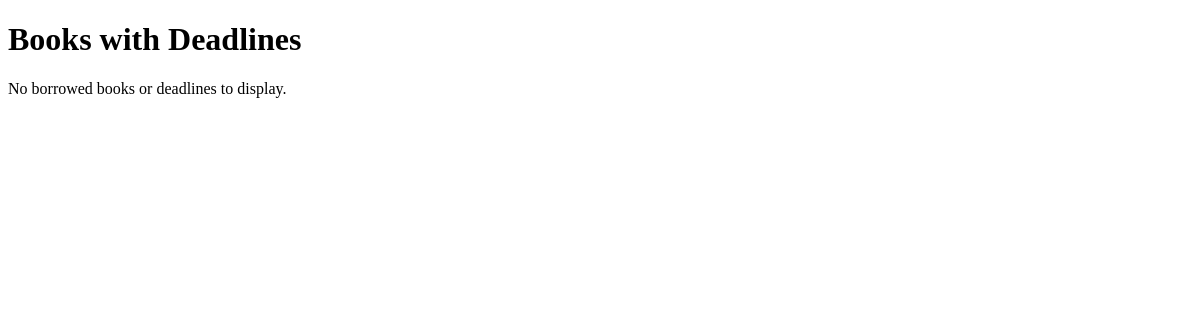
The page /books/deadlines (signed in) on the database as committed earlier.
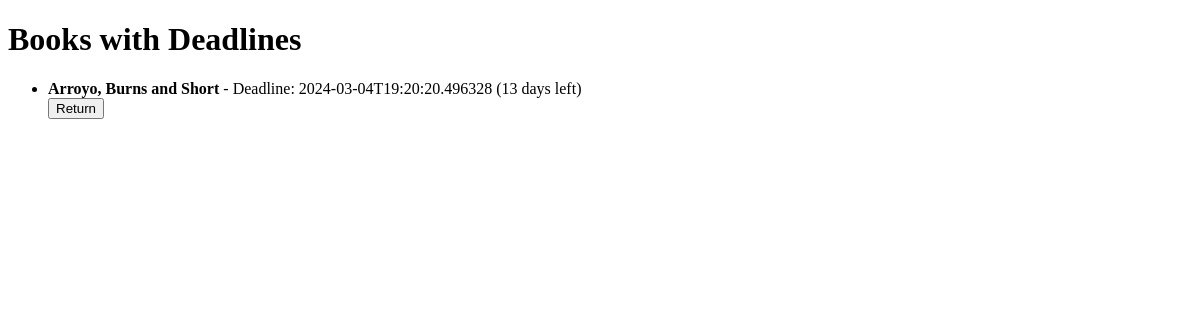
The same page on the database as committed later.
### models.py (models this page shows, shortened)
class UserBook(db.Model):
    __tablename__ = "userbook"
    id = Column(Integer, primary_key=True)
    user_id = Column(Integer, ForeignKey('user.id'), nullable=False)
    book_id = Column(Integer, ForeignKey('book.id'), nullable=False)
    t_request = Column(DateTime, default=datetime.utcnow, nullable=False)
    t_return = Column(DateTime, nullable=True)
    t_deadline = Column(DateTime, nullable=True)
    is_approved = Column(Boolean, default=False)
    is_rejected = Column(Boolean, default=False)
    user = db.relationship('User', back_populates='user_books')
    book = db.relationship('Book', back_populates='user_books')

class Book(db.Model):
    __table_name__ = "book"
    id = Column(Integer, primary_key=True)
    name = Column(String(100), nullable=False)
    content = Column(Text, nullable=False)
    author = Column(String(100), nullable=False)
    section_id = Column(Integer, ForeignKey('section.id'), nullable=False)
    user_books = db.relationship('UserBook', back_populates='book', lazy=True)

### app.py (the view)
@app.route('/books/deadlines')
def view_borrowed_books_with_deadlines():
    user_id = session.get('user_id')
    if not user_id:
        flash('Please login to view your books and deadlines', 'error')
        return redirect(url_for('login'))
    borrowed_books = db.session.query(UserBook, Book) \
        .join(Book, UserBook.book_id == Book.id) \
        .filter(UserBook.user_id == user_id, UserBook.is_approved == True, UserBook.t_return == None) \
        .order_by(UserBook.t_deadline.asc()) \
        .all()
    books_with_deadlines = []
    for user_book, book in borrowed_books:
        if user_book.t_deadline:
            days_until_deadline = (user_book.t_deadline - datetime.utcnow()).days
        else:
            default_deadline = datetime.utcnow() + timedelta(days=14)
            days_until_deadline = (default_deadline - datetime.utcnow()).days
        books_with_deadlines.append({
            'user_book_id': user_book.id,
            'book_name': book.name,
            'deadline': user_book.t_deadline.isoformat() if user_book.t_deadline else None,
            'days_until_deadline': days_until_deadline
        })
    return render_template('users/books_with_deadlines.html', books_with_deadlines=books_with_deadlines)

### templates/users/books_with_deadlines.html (shortened to what this page needs)
<!DOCTYPE html>
<html lang="en">
<head>
</head>
<body>
    <h1>Books with Deadlines</h1>
    {% if books_with_deadlines %}
        <ul>
            {% for item in books_with_deadlines %}
                <li>
                    <strong>{{ item.book_name }}</strong> - Deadline: {{ item.deadline }} ({{ item.days_until_deadline }} days left)
                    <form action="{{ url_for('return_book', userbook_id=item.user_book_id) }}" method="post">
                        <button type="submit">Return</button>
                    </form>
                </li>
            {% endfor %}
        </ul>
    {% else %}
        <p>No borrowed books or deadlines to display.</p>
    {% endif %}
</body>
</html>

Rows that differ between the two databases and show on the page:
added UserBook: book_name "Arroyo, Burns and Short", deadline "2024-03-04T19:20:20.496328", days_until_deadline "13"
Other text that changed with them:
text no longer shown: "No borrowed books or deadlines to display."
